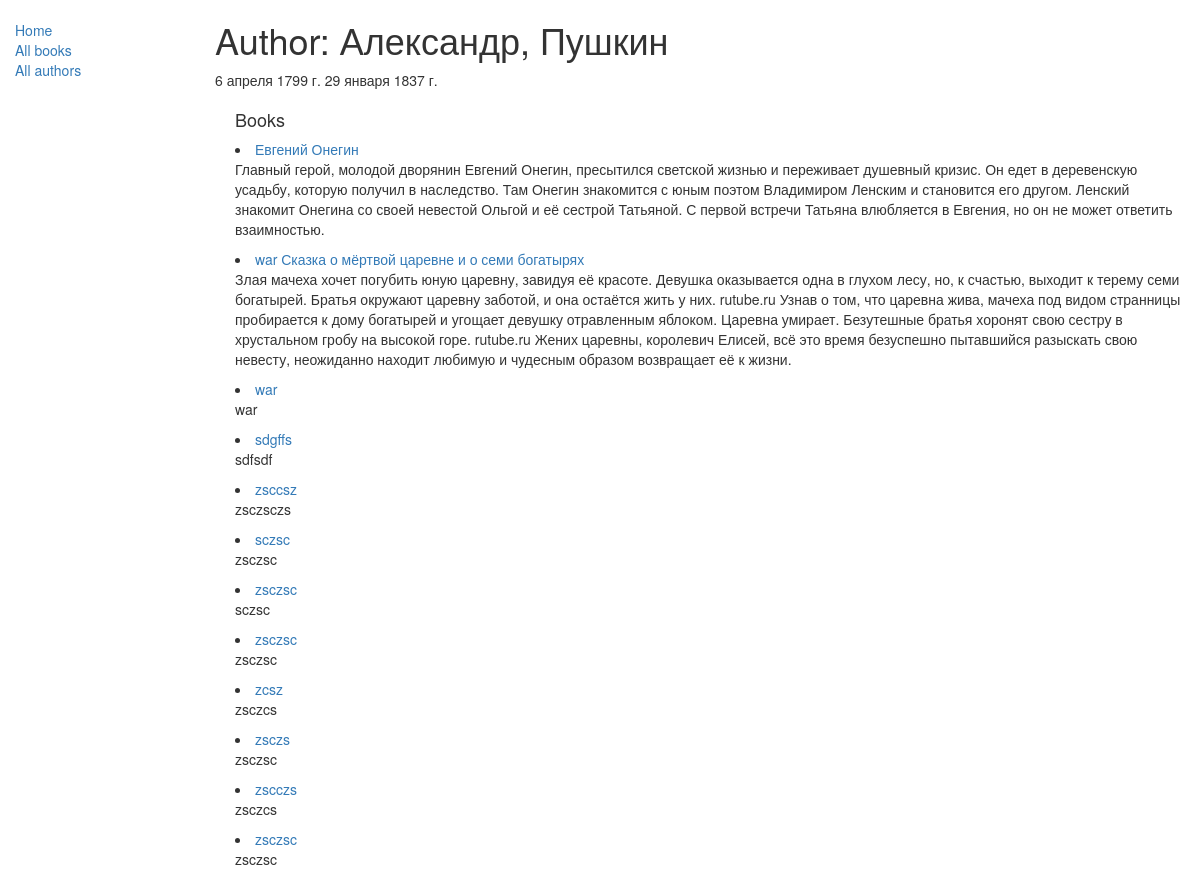
/catalog/author/3, run on the app's committed database.
### catalog/models.py (models this page shows, shortened)
class Author(models.Model):
    first_name = models.CharField(max_length=100)
    last_name = models.CharField(max_length=100)
    date_of_birth = models.DateField(null=True, blank=True)
    date_of_death = models.DateField('Died', null=True, blank=True)
    class Meta:
        ordering = ['last_name']

class Book(models.Model):
    title = models.CharField(max_length=200)
    author = models.ForeignKey('Author', on_delete=models.SET_NULL, null=True)
    summary = models.TextField(max_length=1000, help_text="Enter a brief description of the book")
    isbn = models.CharField('ISBN', max_length=13,
                            help_text='13 Character <a href="https://www.isbn-international.org/content/what-isbn">ISBN number</a>')
    genre = models.ManyToManyField(Genre, help_text="Select a genre for this book")
    def get_absolute_url(self):
        return reverse('book-detail', args=[str(self.id)])
    def display_genre(self):
        """
        Creates a string for the Genre. This is required to display genre in Admin.
        """
        return ', '.join([genre.name for genre in self.genre.all()[:3]])
    display_genre.short_description = 'Genre'

### catalog/views.py (the view)
# urls.py: re_path(r'^author/(?P<pk>\d+)$', views.AuthorDetailView.as_view(), name='author-detail'),
class AuthorDetailView(generic.DetailView):
    model = Author

### catalog/templates/catalog/author_detail.html (shortened to what this page needs)
{% extends "base_generic.html" %}
{% block content %}
  <h1>Author: {{ author.first_name }}, {{ author.last_name }}</h1>
  <p> {{ author.date_of_birth}} {{author.date_of_death}} </p>
  <div style="margin-left:20px;margin-top:20px">
    <h4>Books</h4>
      {% for book in author.book_set.all %}
    <li>
        <a href="{{ book.get_absolute_url }}">{{ book.title }}</a><br>
        <p>{{ book.summary }}</p>
    </li>
      {% endfor %}
  </div>
{% endblock %}

### data on the page
Author: first_name "Александр", last_name "Пушкин", date_of_birth "6 апреля 1799 г.", date_of_death "29 января 1837 г."
Book: title "Евгений Онегин", summary "Главный герой, молодой дворянин Евгений Онегин, пресытился светской жизнью и переживает душевный кризис. Он едет в деревенскую усадьбу, которую получил в наследство. Там Онегин знакомится с юным поэтом Владимиром Ленским и становится его другом. Ленский знакомит Онегина со своей невестой Ольгой и её сестрой Татьяной. С первой встречи Татьяна влюбляется в Евгения, но он не может ответить взаимностью."
Book: title "war Сказка о мёртвой царевне и о семи богатырях", summary "Злая мачеха хочет погубить юную царевну, завидуя её красоте. Девушка оказывается одна в глухом лесу, но, к счастью, выходит к терему семи богатырей. Братья окружают царевну заботой, и она остаётся жить у них. rutube.ru Узнав о том, что царевна жива, мачеха под видом странницы пробирается к дому богатырей и угощает девушку отравленным яблоком. Царевна умирает. Безутешные братья хоронят свою сестру в хрустальном гробу на высокой горе. rutube.ru Жених царевны, королевич Елисей, всё это время безуспешно пытавшийся разыскать свою невесту, неожиданно находит любимую и чудесным образом возвращает её к жизни."
Book: title "war", summary "war"
Book: title "sdgffs", summary "sdfsdf"
Book: title "zsccsz", summary "zsczsczs"
Book: title "sczsc", summary "zsczsc"
Book: title "zsczsc", summary "sczsc"
Book: title "zsczsc", summary "zsczsc"
Book: title "zcsz", summary "zsczcs"
Book: title "zsczs", summary "zsczsc"
Book: title "zscczs", summary "zsczcs"
Book: title "zsczsc", summary "zsczsc"
